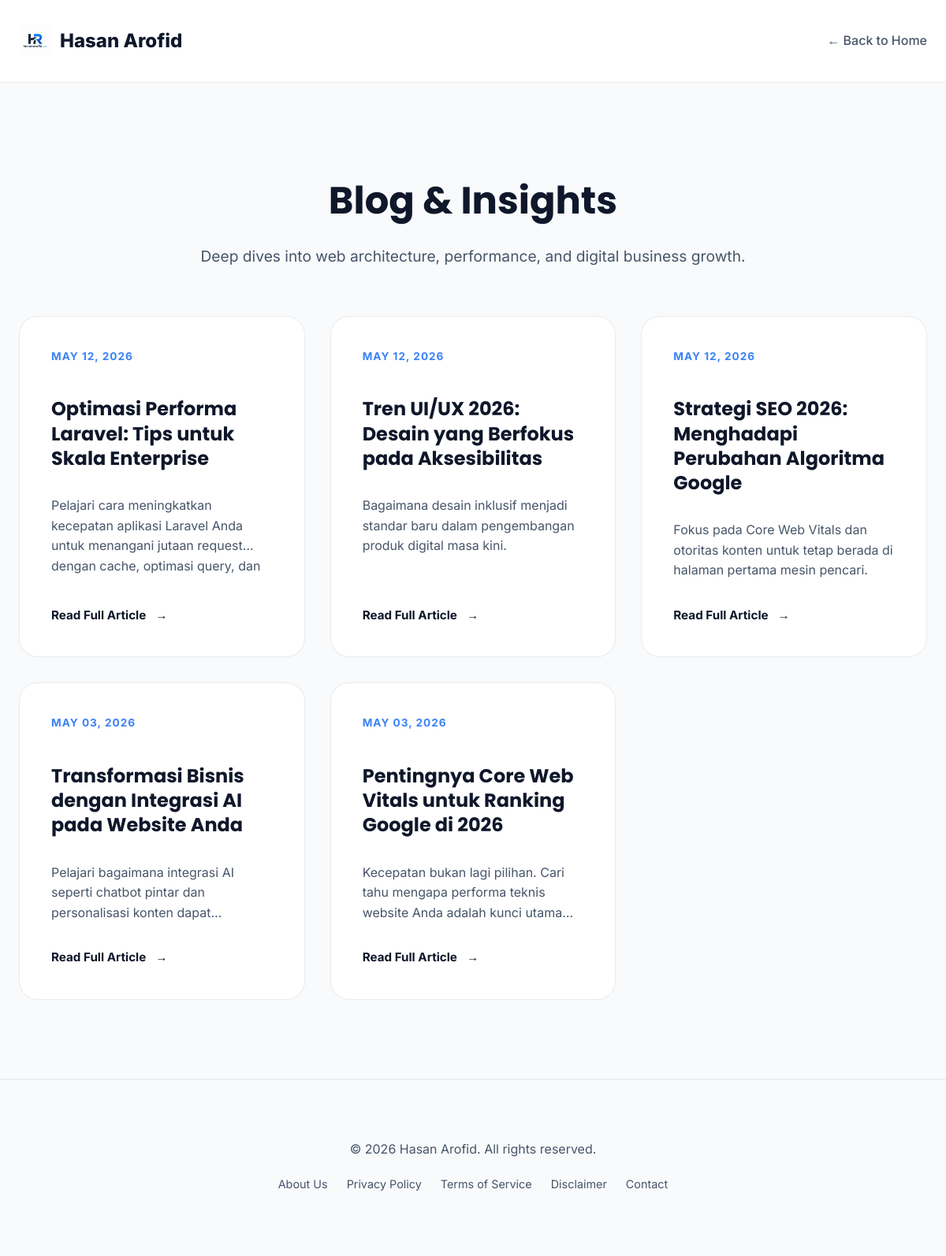
The app's page /articles.php with its own data.
### tables this page shows
CREATE TABLE articles (id INTEGER PRIMARY KEY AUTOINCREMENT, title TEXT, slug TEXT UNIQUE, content TEXT, excerpt TEXT, meta_title TEXT, meta_description TEXT, image_url TEXT, created_at DATETIME DEFAULT (datetime('now')), status TEXT DEFAULT 'published');

### articles.php (the view, shortened to what this page needs)
<?php
$dbFile = __DIR__ . '/stats.db';
try {
    $db = new PDO('sqlite:' . $dbFile);
    $db->setAttribute(PDO::ATTR_ERRMODE, PDO::ERRMODE_EXCEPTION);
    $articles = $db->query("SELECT * FROM articles WHERE status = 'published' ORDER BY created_at DESC")->fetchAll(PDO::FETCH_ASSOC);
} catch (PDOException $e) { die("Database connection failed."); }
$lang = $_SESSION['lang'] ?? 'en';
$translations = [
    'en' => [
        'title' => 'Blog & Insights',
        'subtitle' => 'Deep dives into web architecture, performance, and digital business growth.',
        'back' => 'Back to Home',
        'read_more' => 'Read Full Article',
        'no_articles' => 'No articles found.'
    ],
    'id' => [
        'title' => 'Blog & Wawasan',
        'subtitle' => 'Pembahasan mendalam tentang arsitektur web, performa, dan pertumbuhan bisnis digital.',
        'back' => 'Kembali ke Beranda',
        'read_more' => 'Baca Selengkapnya',
        'no_articles' => 'Tidak ada artikel ditemukan.'
    ]
];
$t = $translations[$lang];
?>
<!DOCTYPE html>
<html lang="<?= $lang ?>">
<head>
</head>
<body>
    <nav>
        <div class="container nav-content">
            <a href="index.php" class="logo">
                <img src="images/logohasanarofid.png" alt="Logo">
                <span>Hasan Arofid</span>
            </a>
            <a href="index.php" class="back-link">← <?= $t['back'] ?></a>
        </div>
    </nav>
    <div class="container">
        <header>
            <h1><?= $t['title'] ?></h1>
            <p class="subtitle"><?= $t['subtitle'] ?></p>
        </header>
        <div class="article-grid">
            <?php if (empty($articles)): ?>
                <p style="text-align: center; grid-column: 1/-1; padding: 40px; color: var(--text-muted);"><?= $t['no_articles'] ?></p>
            <?php else: ?>
                <?php foreach ($articles as $a): ?>
                <a href="blog.php?slug=<?= $a['slug'] ?>" class="article-card">
                    <span class="article-date"><?= date('M d, Y', strtotime($a['created_at'])) ?></span>
                    <h3><?= htmlspecialchars($a['title']) ?></h3>
                    <p><?= htmlspecialchars($a['excerpt']) ?></p>
                    <span class="article-link"><?= $t['read_more'] ?> <span>→</span></span>
                </a>
                <?php endforeach; ?>
            <?php endif; ?>
        </div>
    </div>
    <footer>
        <div class="container">
            <p>&copy; <?= date('Y') ?> Hasan Arofid. All rights reserved.</p>
            <div style="margin: 20px 0; display: flex; justify-content: center; flex-wrap: wrap; gap: 24px; font-size: 0.9rem;">
                <a href="about.php" style="color: var(--text-muted); text-decoration: none;"><?= $lang === 'id' ? 'Tentang Kami' : 'About Us' ?></a>
                <a href="privacy-policy.php" style="color: var(--text-muted); text-decoration: none;"><?= $lang === 'id' ? 'Kebijakan Privasi' : 'Privacy Policy' ?></a>
                <a href="terms-of-service.php" style="color: var(--text-muted); text-decoration: none;"><?= $lang === 'id' ? 'Syarat & Ketentuan' : 'Terms of Service' ?></a>
                <a href="disclaimer.php" style="color: var(--text-muted); text-decoration: none;"><?= $lang === 'id' ? 'Penafian' : 'Disclaimer' ?></a>
                <a href="contact.php" style="color: var(--text-muted); text-decoration: none;"><?= $lang === 'id' ? 'Kontak' : 'Contact' ?></a>
            </div>
        </div>
    </footer>
</body>
</html>

### articles.php (style rules this page uses)
:root { --bg: #f8fafc; --surface: #ffffff; --border: rgba(0,0,0,0.08); --text: #0f172a; --text-muted: #475569; --accent: #3b82f6; --gradient: linear-gradient(135deg, #3b82f6 0%, #8b5cf6 100%); }
body { font-family: 'Inter', sans-serif; background: var(--bg); color: var(--text); line-height: 1.6; margin: 0; padding: 0; }
.container { max-width: 1200px; margin: 0 auto; padding: 0 24px; }
nav { padding: 32px 0; border-bottom: 1px solid var(--border); background: var(--surface); position: sticky; top: 0; z-index: 100; }
.nav-content { display: flex; justify-content: space-between; align-items: center; }
.logo { font-weight: 800; font-size: 1.5rem; text-decoration: none; color: inherit; display: flex; align-items: center; gap: 12px; }
.logo img { height: 40px; }
.back-link { color: var(--text-muted); text-decoration: none; font-weight: 500; transition: 0.2s; }
header { padding: 80px 0 60px; text-align: center; }
h1 { font-family: 'Poppins', sans-serif; font-size: 3rem; margin-bottom: 16px; }
.subtitle { color: var(--text-muted); font-size: 1.2rem; max-width: 700px; margin: 0 auto; }
.article-grid { display: grid; grid-template-columns: repeat(auto-fit, minmax(350px, 1fr)); gap: 32px; padding-bottom: 100px; }
.article-card { background: var(--surface); border: 1px solid var(--border); border-radius: 24px; padding: 40px; transition: 0.4s cubic-bezier(0.4, 0, 0.2, 1); text-decoration: none; color: inherit; display: flex; flex-direction: column; position: relative; overflow: hidden; }
.article-card::after { content: ''; position: absolute; top: 0; left: 0; width: 100%; height: 4px; background: var(--gradient); opacity: 0; transition: 0.3s; }
.article-date { font-size: 0.85rem; color: var(--accent); font-weight: 700; text-transform: uppercase; letter-spacing: 1px; margin-bottom: 16px; display: block; }
.article-card h3 { font-size: 1.5rem; margin-bottom: 16px; line-height: 1.3; font-family: 'Poppins', sans-serif; }
.article-card p { font-size: 1rem; color: var(--text-muted); margin-bottom: 32px; flex-grow: 1; display: -webkit-box; -webkit-line-clamp: 3; -webkit-box-orient: vertical; overflow: hidden; }
.article-link { color: var(--text); font-weight: 700; font-size: 0.95rem; display: flex; align-items: center; gap: 12px; transition: 0.3s; }
footer { padding: 60px 0; border-top: 1px solid var(--border); text-align: center; color: var(--text-muted); }

### records on screen
articles: created_at "MAY 12, 2026", title "Optimasi Performa Laravel: Tips untuk Skala Enterprise", excerpt "Pelajari cara meningkatkan kecepatan aplikasi Laravel Anda untuk menangani jutaan request dengan cache, optimasi query,…"
articles: created_at "MAY 12, 2026", title "Tren UI/UX 2026: Desain yang Berfokus pada Aksesibilitas", excerpt "Bagaimana desain inklusif menjadi standar baru dalam pengembangan produk digital masa kini."
articles: created_at "MAY 12, 2026", title "Strategi SEO 2026: Menghadapi Perubahan Algoritma Google", excerpt "Fokus pada Core Web Vitals dan otoritas konten untuk tetap berada di halaman pertama mesin pencari."
articles: created_at "MAY 03, 2026", title "Transformasi Bisnis dengan Integrasi AI pada Website Anda", excerpt "Pelajari bagaimana integrasi AI seperti chatbot pintar dan personalisasi konten…"
articles: created_at "MAY 03, 2026", title "Pentingnya Core Web Vitals untuk Ranking Google di 2026", excerpt "Kecepatan bukan lagi pilihan. Cari tahu mengapa performa teknis website Anda adalah kunci…"

### other values on screen
$t['back'] "Back to Home"
$t['title'] "Blog & Insights"
$t['subtitle'] "Deep dives into web architecture, performance, and digital business growth."
